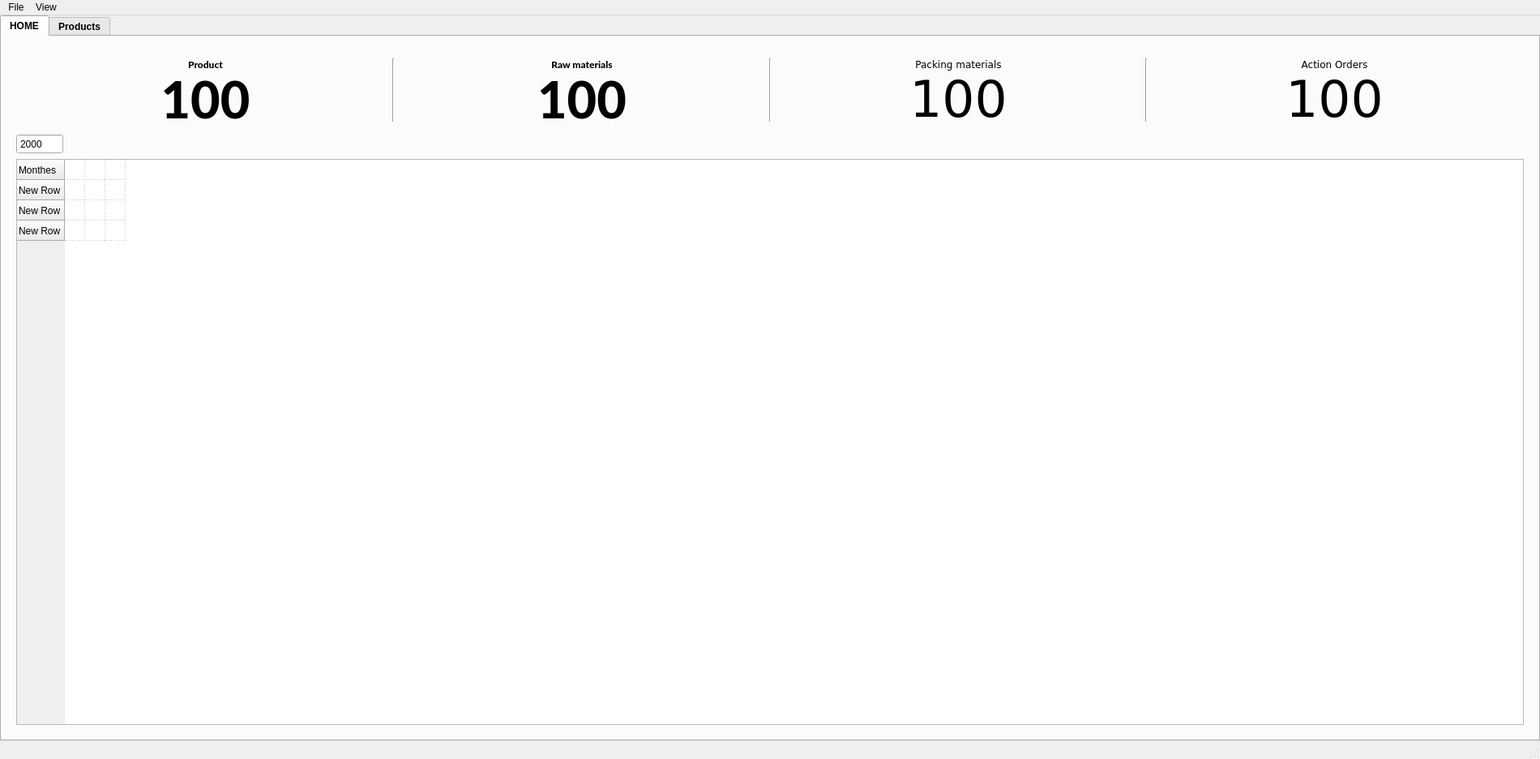
<?xml version="1.0" encoding="UTF-8"?>
<ui version="4.0">
 <class>MainWindow</class>
 <widget class="QMainWindow" name="MainWindow">
  <property name="geometry">
   <rect>
    <x>0</x>
    <y>0</y>
    <width>1900</width>
    <height>936</height>
   </rect>
  </property>
  <property name="sizePolicy">
   <sizepolicy hsizetype="Ignored" vsizetype="Ignored">
    <horstretch>0</horstretch>
    <verstretch>0</verstretch>
   </sizepolicy>
  </property>
  <property name="font">
   <font>
    <family>Ubuntu</family>
    <italic>true</italic>
   </font>
  </property>
  <property name="windowTitle">
   <string>INS Production Plane</string>
  </property>
  <property name="windowIcon">
   <iconset>
    <normaloff>icons/logo.png</normaloff>icons/logo.png</iconset>
  </property>
  <property name="windowOpacity">
   <double>1.000000000000000</double>
  </property>
  <property name="autoFillBackground">
   <bool>false</bool>
  </property>
  <property name="styleSheet">
   <string notr="true"/>
  </property>
  <property name="toolButtonStyle">
   <enum>Qt::ToolButtonIconOnly</enum>
  </property>
  <property name="documentMode">
   <bool>true</bool>
  </property>
  <property name="tabShape">
   <enum>QTabWidget::Triangular</enum>
  </property>
  <property name="unifiedTitleAndToolBarOnMac">
   <bool>false</bool>
  </property>
  <widget class="QWidget" name="centralwidget">
   <layout class="QVBoxLayout" name="verticalLayout">
    <property name="spacing">
     <number>0</number>
    </property>
    <property name="leftMargin">
     <number>0</number>
    </property>
    <property name="topMargin">
     <number>0</number>
    </property>
    <property name="rightMargin">
     <number>0</number>
    </property>
    <property name="bottomMargin">
     <number>0</number>
    </property>
    <item>
     <widget class="QTabWidget" name="tabWidget">
      <property name="sizePolicy">
       <sizepolicy hsizetype="Ignored" vsizetype="Ignored">
        <horstretch>0</horstretch>
        <verstretch>0</verstretch>
       </sizepolicy>
      </property>
      <property name="font">
       <font>
        <family>Ubuntu</family>
        <weight>75</weight>
        <italic>false</italic>
        <bold>true</bold>
       </font>
      </property>
      <property name="styleSheet">
       <string notr="true"/>
      </property>
      <property name="currentIndex">
       <number>0</number>
      </property>
      <widget class="QWidget" name="tab">
       <attribute name="title">
        <string>HOME</string>
       </attribute>
       <layout class="QGridLayout" name="gridLayout">
        <item row="0" column="1">
         <widget class="QFrame" name="frame_6">
          <property name="styleSheet">
           <string notr="true">#frame_6{
border:0px;}</string>
          </property>
          <property name="frameShape">
           <enum>QFrame::StyledPanel</enum>
          </property>
          <property name="frameShadow">
           <enum>QFrame::Raised</enum>
          </property>
          <layout class="QGridLayout" name="gridLayout_10">
           <item row="1" column="0">
            <widget class="QDateEdit" name="orders_table_year">
             <property name="minimumSize">
              <size>
               <width>58</width>
               <height>25</height>
              </size>
             </property>
             <property name="maximumSize">
              <size>
               <width>58</width>
               <height>25</height>
              </size>
             </property>
             <property name="buttonSymbols">
              <enum>QAbstractSpinBox::NoButtons</enum>
             </property>
             <property name="displayFormat">
              <string>yyyy</string>
             </property>
            </widget>
           </item>
           <item row="0" column="0">
            <widget class="QFrame" name="frame_9">
             <property name="sizePolicy">
              <sizepolicy hsizetype="Ignored" vsizetype="Minimum">
               <horstretch>0</horstretch>
               <verstretch>0</verstretch>
              </sizepolicy>
             </property>
             <property name="maximumSize">
              <size>
               <width>16777215</width>
               <height>96</height>
              </size>
             </property>
             <property name="font">
              <font>
               <family>Yu Gothic UI Semibold</family>
               <pointsize>7</pointsize>
               <weight>50</weight>
               <italic>false</italic>
               <bold>false</bold>
              </font>
             </property>
             <property name="styleSheet">
              <string notr="true"/>
             </property>
             <property name="frameShape">
              <enum>QFrame::NoFrame</enum>
             </property>
             <property name="frameShadow">
              <enum>QFrame::Raised</enum>
             </property>
             <layout class="QGridLayout" name="gridLayout_5">
              <item row="0" column="2">
               <widget class="QLabel" name="label_26">
                <property name="maximumSize">
                 <size>
                  <width>16777215</width>
                  <height>45</height>
                 </size>
                </property>
                <property name="font">
                 <font>
                  <family>Lato Heavy</family>
                 </font>
                </property>
                <property name="text">
                 <string>Raw materials</string>
                </property>
                <property name="alignment">
                 <set>Qt::AlignBottom|Qt::AlignHCenter</set>
                </property>
               </widget>
              </item>
              <item row="0" column="4">
               <widget class="QLabel" name="label_28">
                <property name="maximumSize">
                 <size>
                  <width>16777215</width>
                  <height>45</height>
                 </size>
                </property>
                <property name="font">
                 <font>
                  <family>DejaVu Sans</family>
                  <pointsize>9</pointsize>
                 </font>
                </property>
                <property name="text">
                 <string>Packing materials</string>
                </property>
                <property name="alignment">
                 <set>Qt::AlignBottom|Qt::AlignHCenter</set>
                </property>
               </widget>
              </item>
              <item row="1" column="4">
               <widget class="QLabel" name="pm_count_home">
                <property name="font">
                 <font>
                  <family>DejaVu Sans</family>
                  <pointsize>47</pointsize>
                  <italic>false</italic>
                  <underline>false</underline>
                  <strikeout>false</strikeout>
                  <stylestrategy>PreferDefault</stylestrategy>
                  <kerning>false</kerning>
                 </font>
                </property>
                <property name="text">
                 <string>100</string>
                </property>
                <property name="alignment">
                 <set>Qt::AlignCenter</set>
                </property>
               </widget>
              </item>
              <item row="1" column="2">
               <widget class="QLabel" name="rm_count_home">
                <property name="font">
                 <font>
                  <family>Lato Heavy</family>
                  <pointsize>47</pointsize>
                  <italic>false</italic>
                  <underline>false</underline>
                  <strikeout>false</strikeout>
                  <stylestrategy>PreferDefault</stylestrategy>
                  <kerning>false</kerning>
                 </font>
                </property>
                <property name="text">
                 <string>100</string>
                </property>
                <property name="alignment">
                 <set>Qt::AlignCenter</set>
                </property>
               </widget>
              </item>
              <item row="0" column="6">
               <widget class="QLabel" name="label_2">
                <property name="font">
                 <font>
                  <family>DejaVu Sans</family>
                  <pointsize>9</pointsize>
                 </font>
                </property>
                <property name="text">
                 <string>Action Orders</string>
                </property>
                <property name="alignment">
                 <set>Qt::AlignBottom|Qt::AlignHCenter</set>
                </property>
               </widget>
              </item>
              <item row="0" column="1" rowspan="2">
               <widget class="Line" name="line">
                <property name="orientation">
                 <enum>Qt::Vertical</enum>
                </property>
               </widget>
              </item>
              <item row="0" column="3" rowspan="2">
               <widget class="Line" name="line_2">
                <property name="orientation">
                 <enum>Qt::Vertical</enum>
                </property>
               </widget>
              </item>
              <item row="1" column="0">
               <widget class="QLabel" name="products_count_home">
                <property name="font">
                 <font>
                  <family>Lato Heavy</family>
                  <pointsize>47</pointsize>
                  <italic>false</italic>
                  <underline>false</underline>
                  <strikeout>false</strikeout>
                  <stylestrategy>PreferDefault</stylestrategy>
                  <kerning>false</kerning>
                 </font>
                </property>
                <property name="text">
                 <string>100</string>
                </property>
                <property name="alignment">
                 <set>Qt::AlignCenter</set>
                </property>
               </widget>
              </item>
              <item row="1" column="6">
               <widget class="QLabel" name="action_orders_count">
                <property name="font">
                 <font>
                  <family>DejaVu Sans</family>
                  <pointsize>47</pointsize>
                 </font>
                </property>
                <property name="text">
                 <string>100</string>
                </property>
                <property name="alignment">
                 <set>Qt::AlignCenter</set>
                </property>
               </widget>
              </item>
              <item row="0" column="0">
               <widget class="QLabel" name="label_25">
                <property name="maximumSize">
                 <size>
                  <width>16777215</width>
                  <height>45</height>
                 </size>
                </property>
                <property name="font">
                 <font>
                  <family>Lato Heavy</family>
                 </font>
                </property>
                <property name="text">
                 <string>Product</string>
                </property>
                <property name="alignment">
                 <set>Qt::AlignBottom|Qt::AlignHCenter</set>
                </property>
               </widget>
              </item>
              <item row="0" column="5" rowspan="2">
               <widget class="Line" name="line_3">
                <property name="orientation">
                 <enum>Qt::Vertical</enum>
                </property>
               </widget>
              </item>
             </layout>
            </widget>
           </item>
           <item row="2" column="0">
            <widget class="QTableWidget" name="all_orders">
             <property name="cursor" stdset="0">
              <cursorShape>CrossCursor</cursorShape>
             </property>
             <property name="styleSheet">
              <string notr="true"/>
             </property>
             <property name="verticalScrollMode">
              <enum>QAbstractItemView::ScrollPerPixel</enum>
             </property>
             <property name="horizontalScrollMode">
              <enum>QAbstractItemView::ScrollPerPixel</enum>
             </property>
             <property name="gridStyle">
              <enum>Qt::DotLine</enum>
             </property>
             <property name="rowCount">
              <number>4</number>
             </property>
             <property name="columnCount">
              <number>3</number>
             </property>
             <attribute name="horizontalHeaderVisible">
              <bool>false</bool>
             </attribute>
             <attribute name="horizontalHeaderMinimumSectionSize">
              <number>25</number>
             </attribute>
             <attribute name="horizontalHeaderDefaultSectionSize">
              <number>25</number>
             </attribute>
             <attribute name="verticalHeaderMinimumSectionSize">
              <number>25</number>
             </attribute>
             <attribute name="verticalHeaderDefaultSectionSize">
              <number>25</number>
             </attribute>
             <row>
              <property name="text">
               <string>Monthes</string>
              </property>
             </row>
             <row>
              <property name="text">
               <string>New Row</string>
              </property>
             </row>
             <row>
              <property name="text">
               <string>New Row</string>
              </property>
             </row>
             <row>
              <property name="text">
               <string>New Row</string>
              </property>
             </row>
             <column>
              <property name="text">
               <string>New Column</string>
              </property>
             </column>
             <column>
              <property name="text">
               <string>New Column</string>
              </property>
             </column>
             <column>
              <property name="text">
               <string>New Column</string>
              </property>
             </column>
            </widget>
           </item>
          </layout>
         </widget>
        </item>
       </layout>
      </widget>
      <widget class="QWidget" name="tab_2">
       <attribute name="title">
        <string>Products</string>
       </attribute>
       <layout class="QGridLayout" name="gridLayout_3">
        <item row="0" column="0">
         <widget class="QFrame" name="frame_3">
          <property name="font">
           <font>
            <family>Ubuntu</family>
            <weight>75</weight>
            <italic>false</italic>
            <bold>true</bold>
           </font>
          </property>
          <property name="styleSheet">
           <string notr="true">#frame_3  ,#frame{border:0px;}</string>
          </property>
          <property name="frameShape">
           <enum>QFrame::StyledPanel</enum>
          </property>
          <property name="frameShadow">
           <enum>QFrame::Raised</enum>
          </property>
          <layout class="QGridLayout" name="gridLayout_2" columnstretch="1,1,1">
           <item row="0" column="0">
            <widget class="QFrame" name="frame">
             <property name="font">
              <font>
               <family>Ubuntu</family>
               <weight>75</weight>
               <italic>false</italic>
               <bold>true</bold>
              </font>
             </property>
             <property name="styleSheet">
              <string notr="true"/>
             </property>
             <property name="frameShape">
              <enum>QFrame::Box</enum>
             </property>
             <property name="frameShadow">
              <enum>QFrame::Raised</enum>
             </property>
             <layout class="QGridLayout" name="gridLayout_4">
              <item row="1" column="1">
               <widget class="QPushButton" name="edit_product">
                <property name="minimumSize">
                 <size>
                  <width>28</width>
                  <height>28</height>
                 </size>
                </property>
                <property name="maximumSize">
                 <size>
                  <width>28</width>
                  <height>28</height>
                 </size>
                </property>
                <property name="font">
                 <font>
                  <family>Ubuntu</family>
                  <weight>75</weight>
                  <italic>false</italic>
                  <bold>true</bold>
                 </font>
                </property>
                <property name="text">
                 <string/>
                </property>
                <property name="icon">
                 <iconset>
                  <normaloff>icons/edit.png</normaloff>icons/edit.png</iconset>
                </property>
               </widget>
              </item>
              <item row="1" column="3">
               <widget class="QPushButton" name="delete_product">
                <property name="minimumSize">
                 <size>
                  <width>28</width>
                  <height>28</height>
                 </size>
                </property>
                <property name="maximumSize">
                 <size>
                  <width>28</width>
                  <height>28</height>
                 </size>
                </property>
                <property name="font">
                 <font>
                  <family>Ubuntu</family>
                  <weight>75</weight>
                  <italic>false</italic>
                  <bold>true</bold>
                 </font>
                </property>
                <property name="styleSheet">
                 <string notr="true">border-color: #e63946;
</string>
                </property>
                <property name="text">
                 <string/>
                </property>
                <property name="icon">
                 <iconset>
                  <normaloff>icons/delete.png</normaloff>icons/delete.png</iconset>
                </property>
               </widget>
              </item>
              <item row="0" column="0" colspan="4">
               <widget class="QLabel" name="label">
                <property name="maximumSize">
                 <size>
                  <width>16777215</width>
                  <height>20</height>
                 </size>
                </property>
                <property name="font">
                 <font>
                  <family>Ubuntu</family>
                  <pointsize>12</pointsize>
                  <weight>75</weight>
                  <italic>false</italic>
                  <bold>true</bold>
                 </font>
                </property>
                <property name="text">
                 <string>&lt;html&gt;&lt;head/&gt;&lt;body&gt;&lt;p align=&quot;center&quot;&gt;Final Products&lt;/p&gt;&lt;/body&gt;&lt;/html&gt;</string>
                </property>
               </widget>
              </item>
              <item row="1" column="2">
               <widget class="QPushButton" name="add_product">
                <property name="minimumSize">
                 <size>
                  <width>28</width>
                  <height>28</height>
                 </size>
                </property>
                <property name="maximumSize">
                 <size>
                  <width>28</width>
                  <height>28</height>
                 </size>
                </property>
                <property name="font">
                 <font>
                  <family>Ubuntu</family>
                  <weight>75</weight>
                  <italic>false</italic>
                  <bold>true</bold>
                 </font>
                </property>
                <property name="text">
                 <string/>
                </property>
                <property name="icon">
                 <iconset>
                  <normaloff>icons/add.png</normaloff>icons/add.png</iconset>
                </property>
               </widget>
              </item>
              <item row="3" column="0" colspan="4">
               <widget class="QListWidget" name="products_list">
                <property name="font">
                 <font>
                  <family>Ubuntu</family>
                  <weight>75</weight>
                  <italic>false</italic>
                  <bold>true</bold>
                 </font>
                </property>
                <property name="styleSheet">
                 <string notr="true"/>
                </property>
                <property name="verticalScrollMode">
                 <enum>QAbstractItemView::ScrollPerPixel</enum>
                </property>
                <property name="horizontalScrollMode">
                 <enum>QAbstractItemView::ScrollPerPixel</enum>
                </property>
                <property name="spacing">
                 <number>6</number>
                </property>
                <property name="sortingEnabled">
                 <bool>true</bool>
                </property>
               </widget>
              </item>
             </layout>
            </widget>
           </item>
           <item row="0" column="1">
            <widget class="QFrame" name="units_frame">
             <property name="enabled">
              <bool>true</bool>
             </property>
             <property name="minimumSize">
              <size>
               <width>0</width>
               <height>107</height>
              </size>
             </property>
             <property name="font">
              <font>
               <family>Ubuntu</family>
               <weight>75</weight>
               <italic>false</italic>
               <bold>true</bold>
              </font>
             </property>
             <property name="frameShape">
              <enum>QFrame::Box</enum>
             </property>
             <property name="frameShadow">
              <enum>QFrame::Raised</enum>
             </property>
             <layout class="QGridLayout" name="gridLayout_6">
              <item row="1" column="2">
               <widget class="QPushButton" name="add_unit">
                <property name="minimumSize">
                 <size>
                  <width>28</width>
                  <height>28</height>
                 </size>
                </property>
                <property name="maximumSize">
                 <size>
                  <width>28</width>
                  <height>28</height>
                 </size>
                </property>
                <property name="font">
                 <font>
                  <family>Ubuntu</family>
                  <weight>75</weight>
                  <italic>false</italic>
                  <bold>true</bold>
                 </font>
                </property>
                <property name="text">
                 <string/>
                </property>
                <property name="icon">
                 <iconset>
                  <normaloff>icons/add.png</normaloff>icons/add.png</iconset>
                </property>
                <property name="iconSize">
                 <size>
                  <width>15</width>
                  <height>16</height>
                 </size>
                </property>
               </widget>
              </item>
              <item row="0" column="0" colspan="3">
               <widget class="QLabel" name="label_6">
                <property name="font">
                 <font>
                  <family>Ubuntu</family>
                  <pointsize>12</pointsize>
                  <weight>75</weight>
                  <italic>false</italic>
                  <bold>true</bold>
                 </font>
                </property>
                <property name="styleSheet">
                 <string notr="true">border:0px;</string>
                </property>
                <property name="text">
                 <string>&lt;html&gt;&lt;head/&gt;&lt;body&gt;&lt;p align=&quot;center&quot;&gt;&lt;span style=&quot; font-weight:600;&quot;&gt;Measuring Units&lt;/span&gt;&lt;/p&gt;&lt;/body&gt;&lt;/html&gt;</string>
                </property>
               </widget>
              </item>
              <item row="2" column="0" colspan="3">
               <widget class="QListWidget" name="units_list">
                <property name="font">
                 <font>
                  <family>Ubuntu</family>
                  <weight>75</weight>
                  <italic>false</italic>
                  <bold>true</bold>
                 </font>
                </property>
                <property name="verticalScrollMode">
                 <enum>QAbstractItemView::ScrollPerPixel</enum>
                </property>
                <property name="horizontalScrollMode">
                 <enum>QAbstractItemView::ScrollPerPixel</enum>
                </property>
                <property name="spacing">
                 <number>6</number>
                </property>
               </widget>
              </item>
             </layout>
            </widget>
           </item>
           <item row="1" column="0">
            <widget class="QFrame" name="frame_2">
             <property name="font">
              <font>
               <family>Ubuntu</family>
               <weight>75</weight>
               <italic>false</italic>
               <bold>true</bold>
              </font>
             </property>
             <property name="styleSheet">
              <string notr="true"/>
             </property>
             <property name="frameShape">
              <enum>QFrame::Box</enum>
             </property>
             <property name="frameShadow">
              <enum>QFrame::Raised</enum>
             </property>
             <layout class="QGridLayout" name="gridLayout_9">
              <item row="3" column="0" colspan="5">
               <widget class="QListWidget" name="rm_list">
                <property name="font">
                 <font>
                  <family>Ubuntu</family>
                  <weight>75</weight>
                  <italic>false</italic>
                  <bold>true</bold>
                 </font>
                </property>
                <property name="verticalScrollMode">
                 <enum>QAbstractItemView::ScrollPerPixel</enum>
                </property>
                <property name="horizontalScrollMode">
                 <enum>QAbstractItemView::ScrollPerPixel</enum>
                </property>
                <property name="spacing">
                 <number>6</number>
                </property>
                <property name="sortingEnabled">
                 <bool>true</bool>
                </property>
               </widget>
              </item>
              <item row="0" column="0" colspan="5">
               <widget class="QLabel" name="label_18">
                <property name="maximumSize">
                 <size>
                  <width>16777215</width>
                  <height>20</height>
                 </size>
                </property>
                <property name="font">
                 <font>
                  <family>Ubuntu</family>
                  <pointsize>12</pointsize>
                  <weight>75</weight>
                  <italic>false</italic>
                  <bold>true</bold>
                 </font>
                </property>
                <property name="text">
                 <string>&lt;html&gt;&lt;head/&gt;&lt;body&gt;&lt;p align=&quot;center&quot;&gt;Raw Materials&lt;/p&gt;&lt;/body&gt;&lt;/html&gt;</string>
                </property>
               </widget>
              </item>
              <item row="2" column="4">
               <widget class="QPushButton" name="add_pm">
                <property name="minimumSize">
                 <size>
                  <width>33</width>
                  <height>33</height>
                 </size>
                </property>
                <property name="maximumSize">
                 <size>
                  <width>33</width>
                  <height>33</height>
                 </size>
                </property>
                <property name="font">
                 <font>
                  <family>Ubuntu</family>
                  <weight>75</weight>
                  <italic>false</italic>
                  <bold>true</bold>
                 </font>
                </property>
                <property name="text">
                 <string/>
                </property>
                <property name="icon">
                 <iconset>
                  <normaloff>icons/Add packing materials.png</normaloff>icons/Add packing materials.png</iconset>
                </property>
                <property name="iconSize">
                 <size>
                  <width>26</width>
                  <height>26</height>
                 </size>
                </property>
               </widget>
              </item>
              <item row="2" column="3">
               <widget class="QPushButton" name="add_rm">
                <property name="minimumSize">
                 <size>
                  <width>33</width>
                  <height>33</height>
                 </size>
                </property>
                <property name="maximumSize">
                 <size>
                  <width>33</width>
                  <height>33</height>
                 </size>
                </property>
                <property name="font">
                 <font>
                  <family>Ubuntu</family>
                  <weight>75</weight>
                  <italic>false</italic>
                  <bold>true</bold>
                 </font>
                </property>
                <property name="text">
                 <string/>
                </property>
                <property name="icon">
                 <iconset>
                  <normaloff>icons/Add raw materials.png</normaloff>icons/Add raw materials.png</iconset>
                </property>
                <property name="iconSize">
                 <size>
                  <width>26</width>
                  <height>26</height>
                 </size>
                </property>
               </widget>
              </item>
             </layout>
            </widget>
           </item>
           <item row="1" column="1">
            <widget class="QFrame" name="rm_frame">
             <property name="enabled">
              <bool>true</bool>
             </property>
             <property name="minimumSize">
              <size>
               <width>0</width>
               <height>107</height>
              </size>
             </property>
             <property name="font">
              <font>
               <family>Ubuntu</family>
               <weight>75</weight>
               <italic>false</italic>
               <bold>true</bold>
              </font>
             </property>
             <property name="frameShape">
              <enum>QFrame::Box</enum>
             </property>
             <property name="frameShadow">
              <enum>QFrame::Raised</enum>
             </property>
             <layout class="QGridLayout" name="gridLayout_8">
              <item row="2" column="2">
               <widget class="QPushButton" name="add_p_rm">
                <property name="minimumSize">
                 <size>
                  <width>28</width>
                  <height>27</height>
                 </size>
                </property>
                <property name="maximumSize">
                 <size>
                  <width>28</width>
                  <height>27</height>
                 </size>
                </property>
                <property name="font">
                 <font>
                  <family>Ubuntu</family>
                  <weight>75</weight>
                  <italic>false</italic>
                  <bold>true</bold>
                 </font>
                </property>
                <property name="text">
                 <string/>
                </property>
                <property name="icon">
                 <iconset>
                  <normaloff>icons/add.png</normaloff>icons/add.png</iconset>
                </property>
               </widget>
              </item>
              <item row="0" column="0" colspan="3">
               <widget class="QLabel" name="label_10">
                <property name="font">
                 <font>
                  <family>Ubuntu</family>
                  <pointsize>12</pointsize>
                  <weight>75</weight>
                  <italic>false</italic>
                  <bold>true</bold>
                 </font>
                </property>
                <property name="styleSheet">
                 <string notr="true">border:0px;</string>
                </property>
                <property name="text">
                 <string>&lt;html&gt;&lt;head/&gt;&lt;body&gt;&lt;p align=&quot;center&quot;&gt;&lt;span style=&quot; font-weight:600;&quot;&gt;Product Raw Materials&lt;/span&gt;&lt;/p&gt;&lt;/body&gt;&lt;/html&gt;</string>
                </property>
               </widget>
              </item>
              <item row="3" column="0" colspan="3">
               <widget class="QListWidget" name="p_rm_list">
                <property name="font">
                 <font>
                  <family>Ubuntu</family>
                  <weight>75</weight>
                  <italic>false</italic>
                  <bold>true</bold>
                 </font>
                </property>
                <property name="verticalScrollMode">
                 <enum>QAbstractItemView::ScrollPerPixel</enum>
                </property>
                <property name="horizontalScrollMode">
                 <enum>QAbstractItemView::ScrollPerPixel</enum>
                </property>
                <property name="spacing">
                 <number>6</number>
                </property>
               </widget>
              </item>
             </layout>
            </widget>
           </item>
           <item row="0" column="2" rowspan="2">
            <widget class="QFrame" name="frame_4">
             <property name="enabled">
              <bool>true</bool>
             </property>
             <property name="minimumSize">
              <size>
               <width>0</width>
               <height>107</height>
              </size>
             </property>
             <property name="font">
              <font>
               <family>Ubuntu</family>
               <weight>75</weight>
               <italic>false</italic>
               <bold>true</bold>
              </font>
             </property>
             <property name="frameShape">
              <enum>QFrame::Box</enum>
             </property>
             <property name="frameShadow">
              <enum>QFrame::Raised</enum>
             </property>
             <layout class="QGridLayout" name="gridLayout_7">
              <item row="0" column="0" colspan="3">
               <widget class="QLabel" name="label_14">
                <property name="font">
                 <font>
                  <family>Ubuntu</family>
                  <pointsize>12</pointsize>
                  <weight>75</weight>
                  <italic>false</italic>
                  <bold>true</bold>
                 </font>
                </property>
                <property name="styleSheet">
                 <string notr="true">border:0px;</string>
                </property>
                <property name="text">
                 <string>&lt;html&gt;&lt;head/&gt;&lt;body&gt;&lt;p align=&quot;center&quot;&gt;Orders&lt;/p&gt;&lt;/body&gt;&lt;/html&gt;</string>
                </property>
               </widget>
              </item>
              <item row="2" column="0" colspan="3">
               <widget class="QListWidget" name="orders_list">
                <property name="font">
                 <font>
                  <family>Ubuntu</family>
                  <pointsize>13</pointsize>
                  <weight>75</weight>
                  <italic>false</italic>
                  <bold>true</bold>
                 </font>
                </property>
                <property name="styleSheet">
                 <string notr="true"/>
                </property>
                <property name="verticalScrollMode">
                 <enum>QAbstractItemView::ScrollPerPixel</enum>
                </property>
                <property name="horizontalScrollMode">
                 <enum>QAbstractItemView::ScrollPerPixel</enum>
                </property>
                <property name="spacing">
                 <number>6</number>
                </property>
               </widget>
              </item>
              <item row="1" column="2">
               <widget class="QPushButton" name="add_order">
                <property name="minimumSize">
                 <size>
                  <width>28</width>
                  <height>28</height>
                 </size>
                </property>
                <property name="maximumSize">
                 <size>
                  <width>28</width>
                  <height>28</height>
                 </size>
                </property>
                <property name="font">
                 <font>
                  <family>Ubuntu</family>
                  <weight>75</weight>
                  <italic>false</italic>
                  <bold>true</bold>
                 </font>
                </property>
                <property name="text">
                 <string/>
                </property>
                <property name="icon">
                 <iconset>
                  <normaloff>icons/add.png</normaloff>icons/add.png</iconset>
                </property>
               </widget>
              </item>
             </layout>
            </widget>
           </item>
          </layout>
         </widget>
        </item>
       </layout>
      </widget>
     </widget>
    </item>
   </layout>
  </widget>
  <widget class="QMenuBar" name="menuBar">
   <property name="geometry">
    <rect>
     <x>0</x>
     <y>0</y>
     <width>1900</width>
     <height>20</height>
    </rect>
   </property>
   <property name="font">
    <font>
     <family>Ubuntu</family>
     <pointsize>9</pointsize>
     <italic>false</italic>
    </font>
   </property>
   <property name="styleSheet">
    <string notr="true"/>
   </property>
   <widget class="QMenu" name="menuFile">
    <property name="title">
     <string>File</string>
    </property>
    <widget class="QMenu" name="menuExport">
     <property name="title">
      <string>Export</string>
     </property>
     <addaction name="export_excell_button"/>
    </widget>
    <widget class="QMenu" name="menuImport">
     <property name="title">
      <string>Import</string>
     </property>
     <addaction name="import_backup"/>
    </widget>
    <addaction name="menuExport"/>
    <addaction name="menuImport"/>
    <addaction name="separator"/>
    <addaction name="actionBackup"/>
    <addaction name="separator"/>
    <addaction name="actionINS"/>
   </widget>
   <widget class="QMenu" name="menuView">
    <property name="title">
     <string>View</string>
    </property>
    <widget class="QMenu" name="menuThemes">
     <property name="title">
      <string>Themes</string>
     </property>
     <addaction name="separator"/>
     <addaction name="actionWhite"/>
     <addaction name="actionDarkGreen"/>
     <addaction name="actionDarkBlue"/>
    </widget>
    <widget class="QMenu" name="menuLanguages">
     <property name="title">
      <string>Language</string>
     </property>
     <addaction name="actionEnglish"/>
     <addaction name="actionArabic"/>
     <addaction name="actionItalian"/>
     <addaction name="actionFrench"/>
     <addaction name="actionJapanese"/>
    </widget>
    <addaction name="menuThemes"/>
    <addaction name="menuLanguages"/>
   </widget>
   <addaction name="menuFile"/>
   <addaction name="menuView"/>
  </widget>
  <widget class="QStatusBar" name="statusBar"/>
  <action name="export_excell_button">
   <property name="text">
    <string>Excell</string>
   </property>
  </action>
  <action name="actionWord">
   <property name="text">
    <string>Word</string>
   </property>
  </action>
  <action name="import_excell">
   <property name="text">
    <string>Excell</string>
   </property>
  </action>
  <action name="actionINS_Order_Document">
   <property name="text">
    <string>INS Order Document</string>
   </property>
  </action>
  <action name="actionAbout">
   <property name="text">
    <string>About</string>
   </property>
  </action>
  <action name="import_backup">
   <property name="text">
    <string>Backup</string>
   </property>
  </action>
  <action name="actionBackup">
   <property name="text">
    <string>Backup settings</string>
   </property>
  </action>
  <action name="actionINS">
   <property name="text">
    <string>INS</string>
   </property>
  </action>
  <action name="actionWhite">
   <property name="text">
    <string>White</string>
   </property>
  </action>
  <action name="actionDarkGreen">
   <property name="text">
    <string>Dark Green</string>
   </property>
  </action>
  <action name="actionDarkBlue">
   <property name="text">
    <string>Dark Blue</string>
   </property>
  </action>
  <action name="actionBlack">
   <property name="text">
    <string>Black</string>
   </property>
  </action>
  <action name="actionEnglish">
   <property name="text">
    <string>English</string>
   </property>
  </action>
  <action name="actionArabic">
   <property name="text">
    <string>Arabic           العربية</string>
   </property>
  </action>
  <action name="actionItalian">
   <property name="text">
    <string>Italian           Italiana</string>
   </property>
  </action>
  <action name="actionFrench">
   <property name="text">
    <string>French          Française</string>
   </property>
  </action>
  <action name="actionJapanese">
   <property name="text">
    <string>Japanese    日本語</string>
   </property>
  </action>
 </widget>
 <tabstops>
  <tabstop>edit_product</tabstop>
  <tabstop>add_product</tabstop>
  <tabstop>delete_product</tabstop>
  <tabstop>products_list</tabstop>
  <tabstop>add_rm</tabstop>
  <tabstop>add_pm</tabstop>
  <tabstop>rm_list</tabstop>
  <tabstop>add_unit</tabstop>
  <tabstop>units_list</tabstop>
  <tabstop>add_p_rm</tabstop>
  <tabstop>p_rm_list</tabstop>
  <tabstop>add_order</tabstop>
  <tabstop>orders_list</tabstop>
  <tabstop>tabWidget</tabstop>
 </tabstops>
 <resources/>
 <connections/>
</ui>
